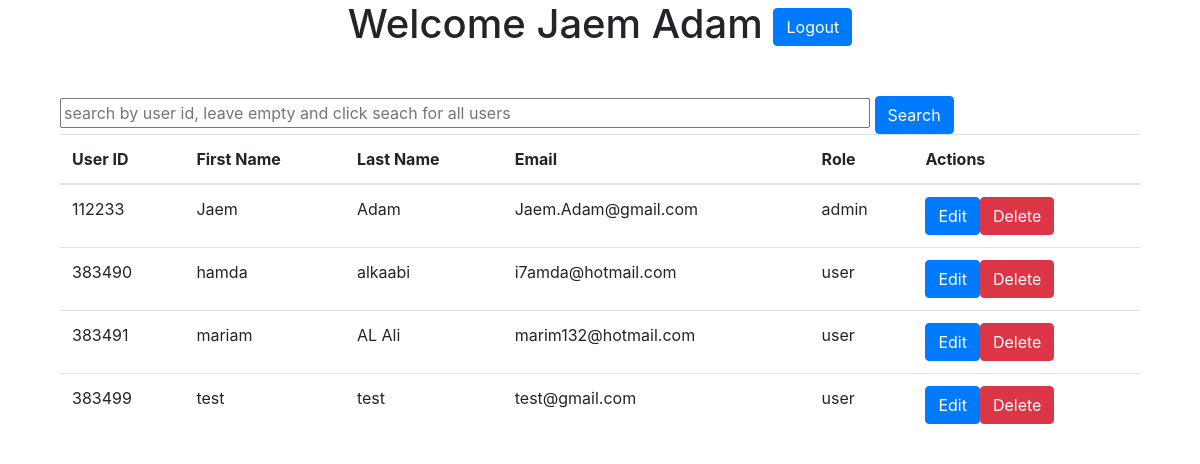
Page /admin_panel.php (signed in) on the committed database.
### tables this page shows
CREATE TABLE `users` (
  `Fname` varchar(30) NOT NULL,
  `Lname` varchar(30) NOT NULL,
  `email` varchar(70) NOT NULL,
  `password` varchar(135) NOT NULL,
  `password2` varchar(135) NOT NULL,
  `UID` mediumint(9) NOT NULL,
  `role` varchar(10) NOT NULL
);

### admin_panel.php (the view, shortened to what this page needs)
<!DOCTYPE html>
<html lang="en">
<head>
    <link rel="stylesheet" href="https://maxcdn.bootstrapcdn.com/bootstrap/4.5.2/css/bootstrap.min.css">
    <link rel="stylesheet" href="https://cdnjs.cloudflare.com/ajax/libs/font-awesome/5.15.3/css/all.min.css">
</head>
<body>
<div class="container">
<h1 class="text-center">Welcome <?php echo $_SESSION['username'] ?>  <span class="text-left"> <a href="logout.php" class="btn btn-primary">Logout </a></span> </h1>
<div class="container mt-5">
<?php
if (isset($_SESSION['username'])) {
require('mysqli_connect.php');
$query = "SELECT * FROM users";
$result = mysqli_query($dbc, $query);
$rows = array();
while ($row = mysqli_fetch_assoc($result)) {
    $rows[] = $row;
}
echo '<form action="admin_panel.php" method="get">
<input class="w-75" type="text" name="query" placeholder="search by user id, leave empty and click seach for all users"/>
<input class="btn btn-primary" type="submit" value="Search" />
</form>';
echo '<table class="table">';
echo '<thead>';
echo '<tr>';
echo '<th>User ID</th>';
echo '<th>First Name</th>';
echo '<th>Last Name</th>';
echo '<th>Email</th>';
echo '<th>Role</th>';
echo '<th>Actions</th>';
echo '</tr>';
echo '</thead>';
echo '<tbody>';
foreach ($rows as $row) {
    echo '<tr>';
    echo '<td>' . $row['UID'] . '</td>';
    echo '<td>' . $row['Fname'] . '</td>';
    echo '<td>' . $row['Lname'] . '</td>';
    echo '<td>' . $row['email'] . '</td>';
    echo '<td>' . $row['role'] . '</td>';
    echo '<td>';
    echo '<a href="user_edit.php?email=' . $row['email'] . '" class="btn btn-primary">Edit</a>';
    echo '<a href="user_delete.php?id=' . $row['UID'] . '" class="btn btn-danger">Delete</a>';
    echo '</td>';
    echo '</tr>';
}
echo '</tbody>';
echo '</table>';
}
else {
    echo ' you are not logged in as admin, please log in first !';
}
?>
</div>
</div>
</body>
</html>

### rows in the picture
users: UID "112233", Fname "Jaem", Lname "Adam", email "Jaem.Adam@gmail.com", role "admin"
users: UID "383490", Fname "hamda", Lname "alkaabi", email "i7amda@hotmail.com", role "user"
users: UID "383491", Fname "mariam", Lname "AL Ali", email "marim132@hotmail.com", role "user"
users: UID "383499", Fname "test", Lname "test", email "test@gmail.com", role "user"

### other values in the picture
$_SESSION['username'] "Jaem Adam"
